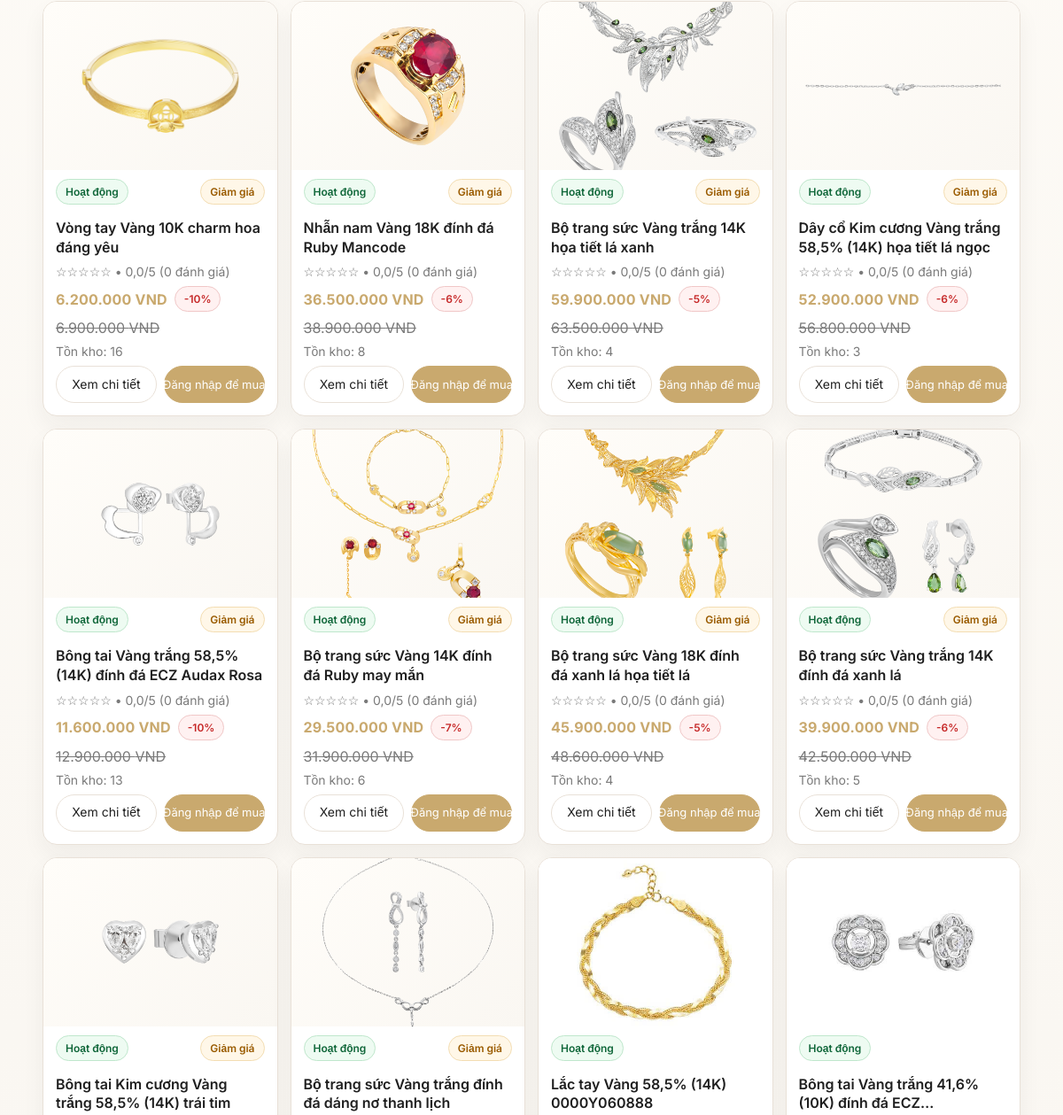
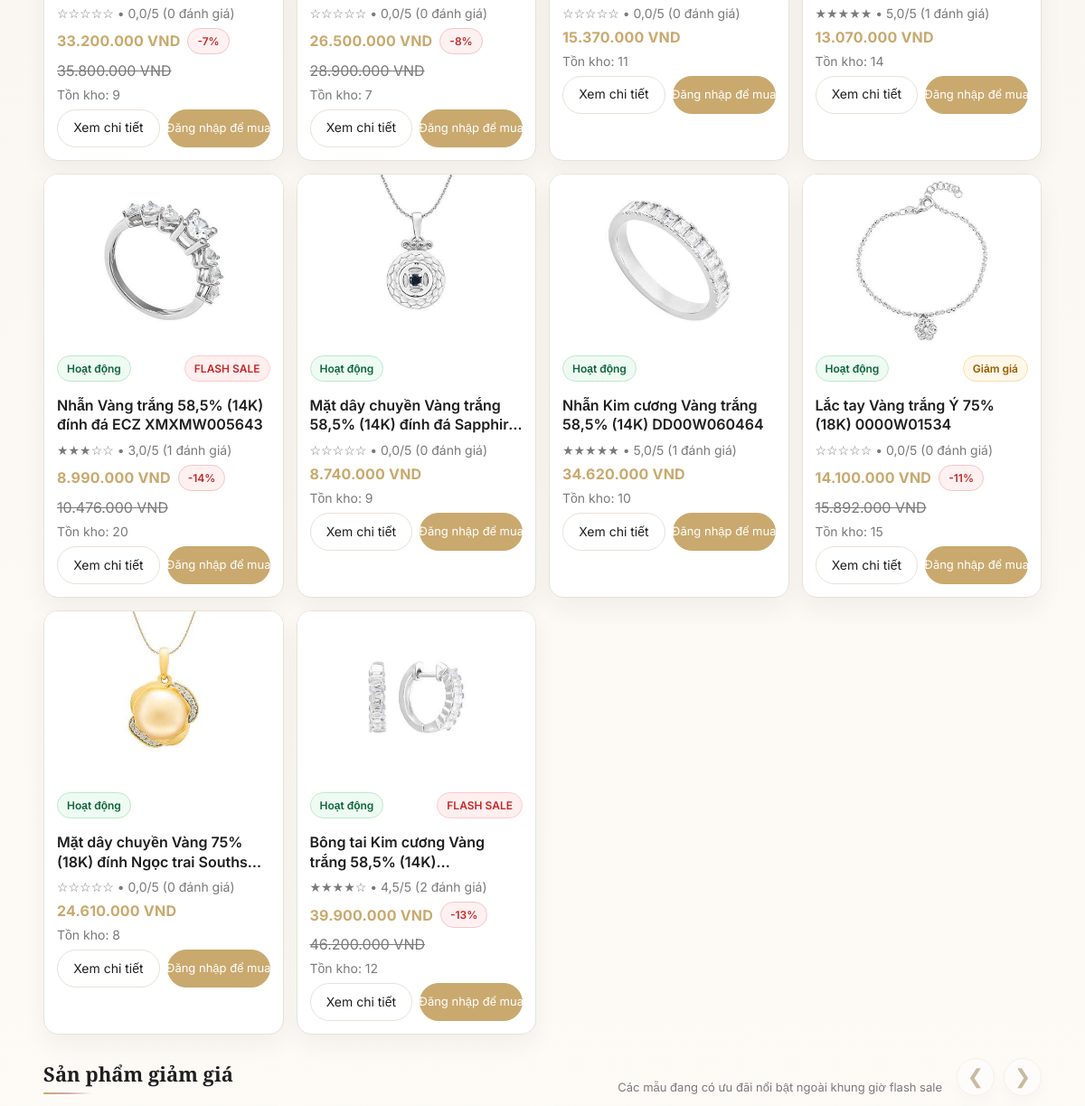
/ (middle part), run on an earlier commit of the app's database (2 pictures, top to bottom).
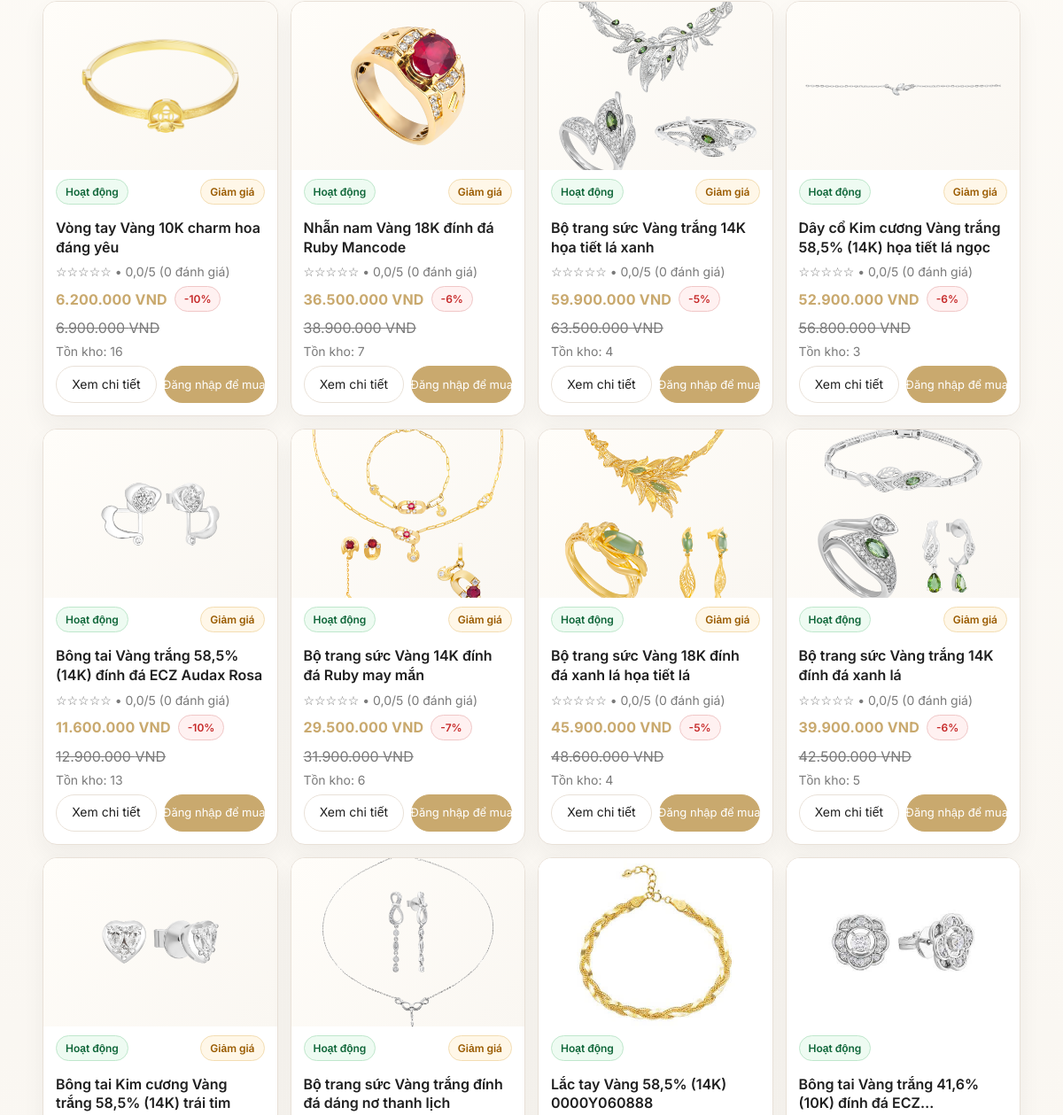
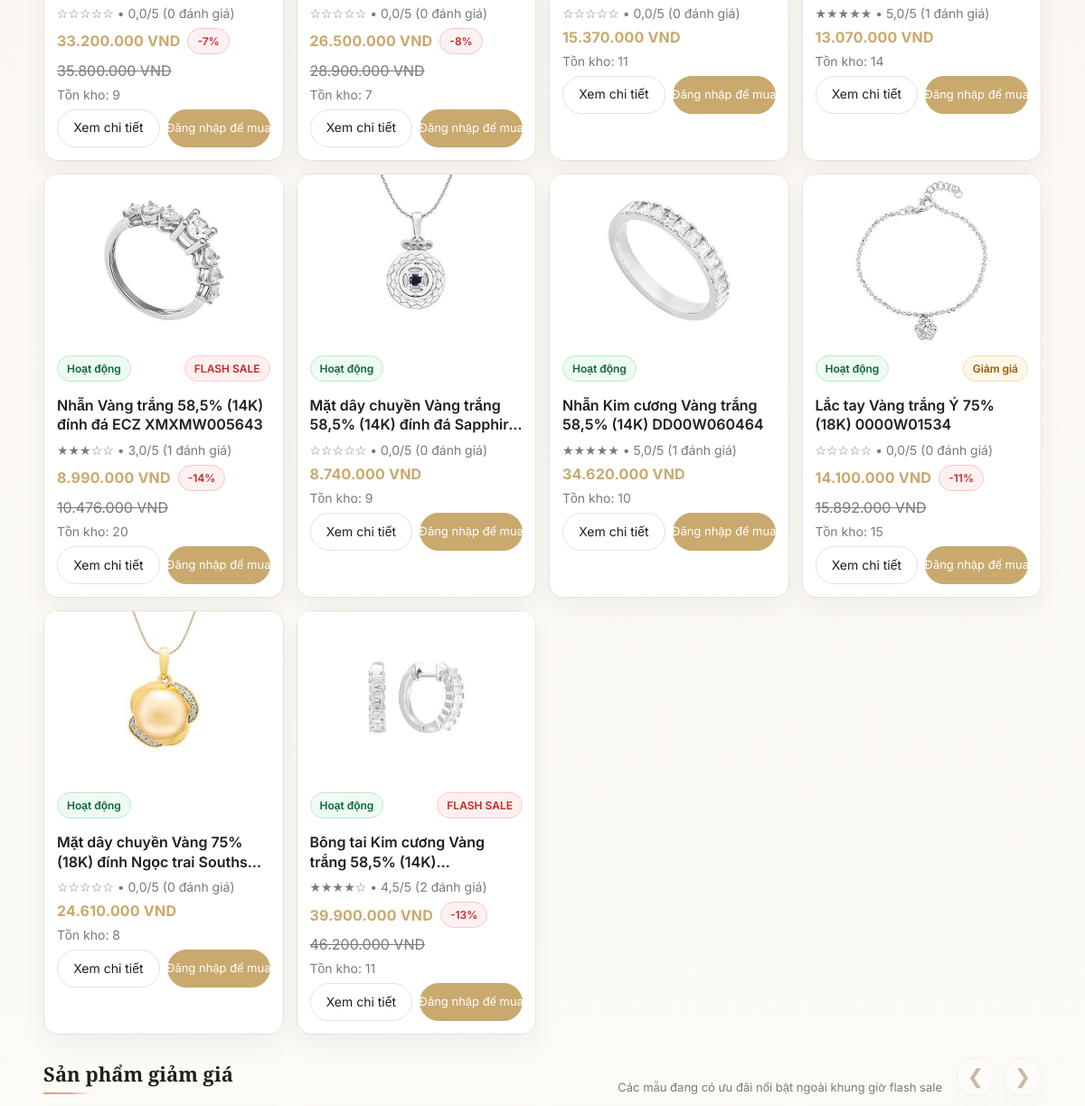
And on a later commit of the database (2 pictures, top to bottom).
### shop/models.py (models this page shows, shortened)
class SanPham(models.Model):
    TRANG_THAI = [
        ("active", "Hoạt động"),
        ("inactive", "Ngừng kinh doanh"),
    ]
    ten = models.CharField(max_length=100)
    gia = models.IntegerField(default=0)
    gia_khuyen_mai = models.IntegerField(blank=True, null=True)
    flash_sale_price = models.IntegerField(blank=True, null=True)
    flash_sale_start = models.DateTimeField(blank=True, null=True)
    flash_sale_end = models.DateTimeField(blank=True, null=True)
    anh = models.ImageField(upload_to="sanpham/", blank=True, null=True)
    search_tags = models.CharField(max_length=255, blank=True, default="")
    mo_ta = models.TextField(blank=True, default="")
    ton_kho = models.IntegerField(default=10)
    trang_thai = models.CharField(max_length=20, choices=TRANG_THAI, default="active")
    @property
    def dang_giam_gia(self) -> bool:
        return self.gia_khuyen_mai is not None and int(self.gia_khuyen_mai or 0) > 0 and int(self.gia_khuyen_mai) < int(self.gia or 0)
    @property
    def co_flash_sale_cai_dat(self) -> bool:
        return (
            self.flash_sale_price is not None
            and int(self.flash_sale_price or 0) > 0
            and int(self.flash_sale_price) < int(self.gia or 0)
        )
    @property
    def dang_flash_sale(self) -> bool:
        if not self.co_flash_sale_cai_dat:
            return False
        now = timezone.now()
        if self.flash_sale_start and now < self.flash_sale_start:
            return False
        if self.flash_sale_end and now > self.flash_sale_end:
            return False
        return True
    @property
    def gia_hien_tai(self) -> int:
        if self.dang_flash_sale:
            return int(self.flash_sale_price)
        if self.dang_giam_gia:
            return int(self.gia_khuyen_mai)
        return int(self.gia or 0)
    @property
    def so_tien_giam(self) -> int:
        return max(int(self.gia or 0) - self.gia_hien_tai, 0)
    @property
    def phan_tram_giam(self) -> int:
        gia = int(self.gia or 0)
        if gia <= 0 or self.so_tien_giam <= 0:
            return 0
        return max((self.so_tien_giam * 100) // gia, 0)
    @property
    def review_count(self) -> int:
        return int(getattr(self, "review_count_value", None) or self.reviews.filter(is_visible=True).count())
    @property
    def average_rating(self) -> float:
        annotated = getattr(self, "average_rating_value", None)
        if annotated is not None:
            return float(annotated or 0)
        return float(self.reviews.filter(is_visible=True).aggregate(avg=Avg("rating")).get("avg") or 0)
    @property
    def rating_stars(self) -> str:
        avg = self.average_rating
        full = int(round(avg))
        full = max(min(full, 5), 0)
        return "★" * full + "☆" * (5 - full)

### shop/views.py (the view)
# urls.py: path("", views.home, name="home"),
def home(request):
    seed_sample_products()
    seed_sample_vouchers()
    q = request.GET.get("q", "").strip()
    sort = request.GET.get("sort", "newest").strip()
    min_price = _parse_int_param(request.GET.get("min_price"), None)
    max_price = _parse_int_param(request.GET.get("max_price"), None)
    sale_only = request.GET.get("sale_only") == "1"
    in_stock = request.GET.get("in_stock") == "1"
    min_rating = _parse_int_param(request.GET.get("min_rating"), 0) or 0
    if sort not in PRODUCT_SORTS:
        sort = "newest"
    now = timezone.now()
    ds_qs = _annotated_catalog_queryset(apply_product_filters(SanPham.objects.filter(trang_thai="active"), q=q, sort=sort))
    ds = list(ds_qs)
    if sort == "rating_desc":
        ds.sort(key=lambda p: (float(p.average_rating or 0), int(p.review_count or 0), p.id), reverse=True)
    elif sort == "price_asc":
        ds.sort(key=lambda p: (int(p.gia_hien_tai or 0), p.id))
    elif sort == "price_desc":
        ds.sort(key=lambda p: (int(p.gia_hien_tai or 0), p.id), reverse=True)
    ds = _filter_products_for_catalog(ds, min_price=min_price, max_price=max_price, sale_only=sale_only, in_stock=in_stock, min_rating=min_rating)
    flash_sale_products = list(_annotated_catalog_queryset(SanPham.objects.filter(
        models.Q(flash_sale_start__isnull=True) | models.Q(flash_sale_start__lte=now),
        models.Q(flash_sale_end__isnull=True) | models.Q(flash_sale_end__gte=now),
        trang_thai="active",
        flash_sale_price__isnull=False,
        flash_sale_price__gt=0,
        flash_sale_price__lt=models.F("gia"),
    ).order_by("flash_sale_end", "-id")[:4]))
    discounted_products = list(_annotated_catalog_queryset(SanPham.objects.filter(
        trang_thai="active",
        gia_khuyen_mai__isnull=False,
        gia_khuyen_mai__gt=0,
    ).exclude(gia_khuyen_mai__gte=models.F("gia")).exclude(id__in=[p.id for p in flash_sale_products]).order_by("-id")[:4]))
    return render(request, "home.html", {
        "ds": ds,
        "q": q,
        "sort": sort,
        "min_price": request.GET.get("min_price", ""),
        "max_price": request.GET.get("max_price", ""),
        "sale_only": sale_only,
        "in_stock": in_stock,
        "min_rating": int(min_rating or 0),
        "product_sort_choices": PRODUCT_SORT_CHOICES + [("rating_desc", "Đánh giá cao nhất")],
        "cart_count": cart_item_count(request.user),
        "available_vouchers": Voucher.objects.filter(active=True).order_by("code")[:5],
        "discounted_products": discounted_products,
        "flash_sale_products": flash_sale_products,
        "now": now,
    })

### shop/services.py (called while the page is built)
def seed_sample_vouchers() -> None:
    ds = [
        {
            "code": "GIAM10",
            "title": "Giảm 10%",
            "description": "Giảm 10% cho đơn từ 500.000đ",
            "discount_type": "percent",
            "value": 10,
            "min_order_value": 500_000,
            "max_discount": 300_000,
        },
        {
            "code": "FREESHIP50",
            "title": "Giảm 50.000đ",
            "description": "Giảm trực tiếp 50.000đ cho đơn từ 1.000.000đ",
            "discount_type": "fixed",
            "value": 50_000,
            "min_order_value": 1_000_000,
            "max_discount": 50_000,
        },
    ]
    for item in ds:
        Voucher.objects.update_or_create(
            code=item["code"],
            defaults={**item, "active": True},
        )

def cart_item_count(user: User) -> int:
    if not getattr(user, "is_authenticated", False):
        return 0
    return get_cart_items(user).count()

### shop/templatetags/tien.py (called while the page is built)
@register.filter
def vnd(x):
    try:
        x = int(x)
        return f"{x:,}".replace(",", ".")
    except Exception:
        return x

@register.filter
def vnd_comma(x):
    try:
        return f"{int(x):,}"
    except Exception:
        return x

### templates/home.html (shortened to what this page needs)
{% extends "base.html" %}
{% load static %}
{% load tien %}
{% block content %}
  <div class="grid">
    {% for sp in ds %}
      <div class="card product-card">
        <div class="thumb">
          {% if sp.anh %}<img src="{{ sp.anh.url }}" alt="{{ sp.ten }}" class="thumb-img">{% else %}JEWELRY{% endif %}
        </div>
        <div class="body">
          <div class="row" style="justify-content:space-between;gap:8px;align-items:center;flex-wrap:wrap;margin-bottom:8px;">
            <div class="status status-{{ sp.trang_thai|lower }}" style="display:inline-flex;">{{ sp.get_trang_thai_display }}</div>
            {% if sp.dang_flash_sale %}
              <span class="status" style="background:#ffefef;color:#c62828;border-color:#ffcaca;">FLASH SALE</span>
            {% elif sp.dang_giam_gia %}
              <span class="status" style="background:#fff7e8;color:#9a5b00;border-color:#f3ddb2;">Giảm giá</span>
            {% endif %}
          </div>
          <p class="name product-name">{{ sp.ten }}</p>
          <div class="muted product-rating">{{ sp.rating_stars }} • {{ sp.average_rating|floatformat:1 }}/5 ({{ sp.review_count }} đánh giá)</div>
          {% if sp.dang_flash_sale or sp.dang_giam_gia %}
            <div class="row" style="gap:8px;align-items:center;flex-wrap:wrap;">
              <p class="price" style="margin:0;">{{ sp.gia_hien_tai|vnd }} VND</p><span style="display:none;">{{ sp.gia_hien_tai|vnd_comma }}</span>
              <span class="status" style="background:#fff1f1;color:#c62828;border-color:#f0c7c7;">-{{ sp.phan_tram_giam }}%</span>
            </div>
            <p class="muted" style="text-decoration:line-through;">{{ sp.gia|vnd }} VND</p>
          {% else %}
            <p class="price">{{ sp.gia|vnd }} VND</p>
          {% endif %}
          <div class="muted product-stock">Tồn kho: {{ sp.ton_kho }}</div>
          <div class="row product-actions">
            <a class="btn" href="{% url 'chi_tiet_san_pham' sp.id %}">Xem chi tiết</a>
            {% if user.is_authenticated %}
              <form method="post" action="{% url 'add_to_cart' sp.id %}" style="display:inline;">{% csrf_token %}
                <input type="hidden" name="next" value="{% url 'home' %}">
                <button class="btn" type="submit">Thêm giỏ hàng</button>
              </form>
              <a class="btn primary" href="{% url 'dat_hang' sp.id %}">Mua ngay</a>
            {% else %}
              <a class="btn primary" href="{% url 'dang_nhap' %}">Đăng nhập để mua</a>
            {% endif %}
          </div>
        </div>
      </div>
    {% empty %}
      <div class="card" style="padding:16px;grid-column:1/-1;">Không tìm thấy sản phẩm phù hợp với bộ lọc hiện tại.</div>
    {% endfor %}
  </div>
  {% if discounted_products and not q %}
    <div class="product-slider-section" id="discountSection">
      <div class="product-slider-header">
        <div class="section">
          <h2>Sản phẩm giảm giá</h2>
          <div class="hint">Các mẫu đang có ưu đãi nổi bật ngoài khung giờ flash sale</div>
        </div>
        <div class="product-slider-nav" aria-label="Điều hướng sản phẩm giảm giá">
          <button class="product-slider-btn" type="button" data-slider-prev="discountSlider" aria-label="Xem sản phẩm giảm giá trước">&#10094;</button>
          <button class="product-slider-btn" type="button" data-slider-next="discountSlider" aria-label="Xem sản phẩm giảm giá tiếp theo">&#10095;</button>
        </div>
      </div>
    </div>
  {% endif %}
{% endblock %}

What changed in the data, as far as the page shows it:
changed SanPham "Nhẫn nam Vàng 18K đính đá Ruby Mancode": ton_kho "8" → "7"
changed SanPham "Bông tai Kim cương Vàng trắng 58,5%…": ton_kho "12" → "11"
